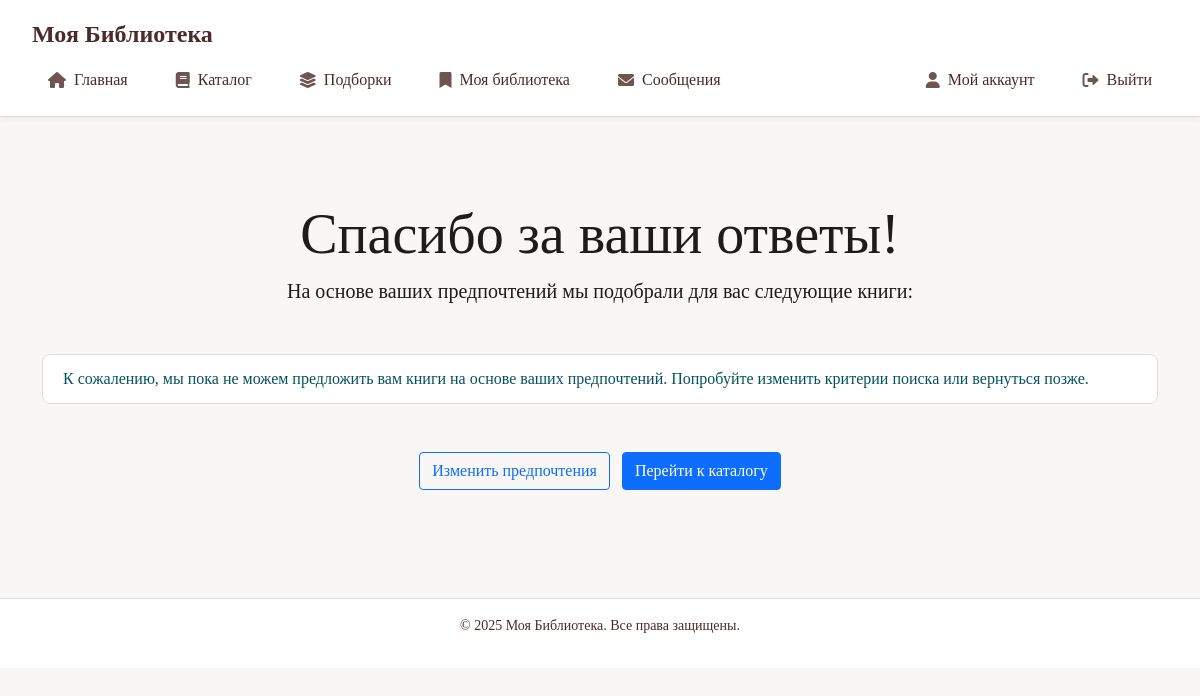
The page /recommendations/survey/complete/ (signed in) on the database as committed earlier.
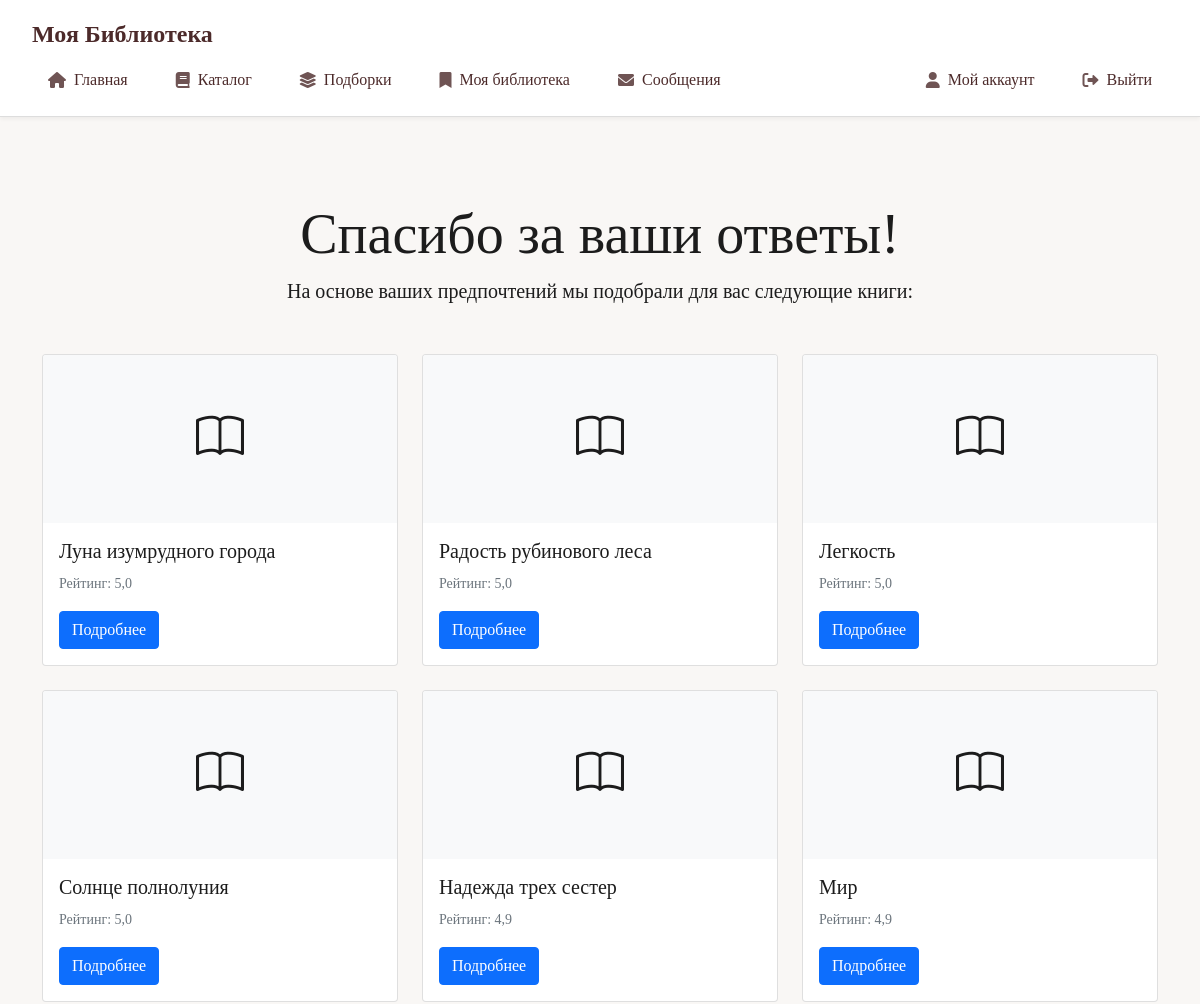
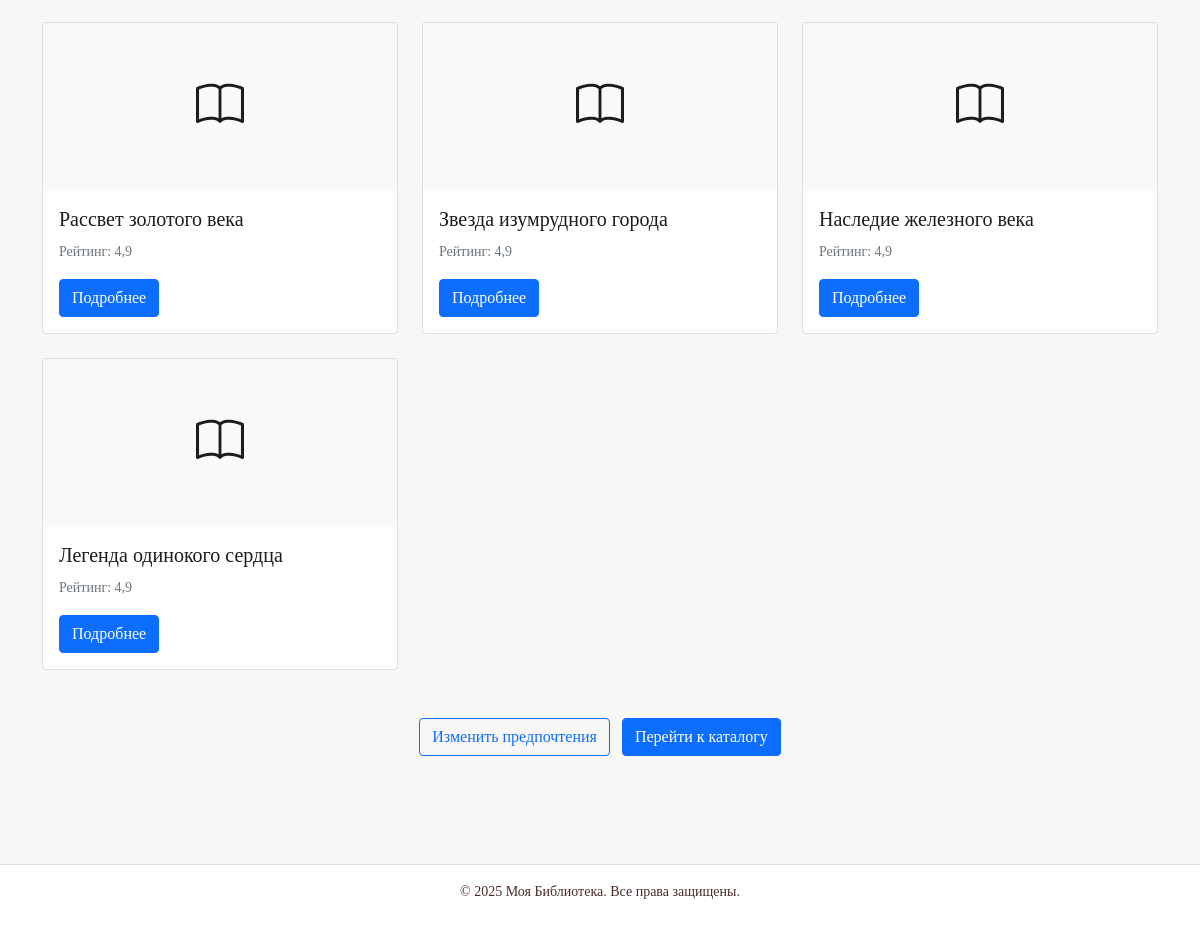
The same page on the database as committed later (2 pictures, top to bottom).
### books/models.py (models this page shows, shortened)
class Book(models.Model):
    GENRE_CHOICES = [
        ("fantasy", "Фэнтези"),
        ("sci_fi", "Фантастика"),
        ("thriller_horror", "Триллеры и хорроры"),
        ("detective", "Детективы"),
        ("romance", "Романтика"),
        ("classic", "Классика"),
        ("prose", "Проза"),
        ("history", "История"),
        ("biography", "Биографии и мемуары"),
        ("psychology", "Психология"),
        ("self_help", "Саморазвитие"),
        ("business", "Бизнес"),
        ("health", "Здоровье"),
        ("young_adult", "Young Adult"),
        ("non_fiction", "Нон-фикшн"),
        ("comics", "Комиксы и графические романы"),
        ("children", "Детям"),
        ("audio", "Аудиокнига"),
        ("drama", "Драма"),
        ("other", "Другое")
    ]
    title = models.CharField(
        max_length=255,
        verbose_name='Название',
        help_text='Обязательное поле. Введите название книги.'
    )
    authors = models.ManyToManyField(
        Author,
        related_name='books',
        verbose_name='Авторы',
        help_text='Обязательное поле. Выберите одного или нескольких авторов.'
    )
    pages = models.PositiveIntegerField(
        verbose_name='Количество страниц',
        help_text='Обязательное поле. Укажите общее количество страниц в книге.',
        default=1  # Значение по умолчанию
    )
    description = models.TextField(
        verbose_name='Описание',
        blank=True,
        help_text='Добавьте описание книги.'
    )
    cover = models.ImageField(
        upload_to='book_covers/',
        null=True,
        blank=True,
        verbose_name='Обложка'
    )
    published_date = models.DateField(
        null=True,
        blank=True,
        verbose_name='Дата публикации'
    )
    genre = models.CharField(
        max_length=50,
        choices=GENRE_CHOICES,
        default='other',
        verbose_name='Жанр'
    )
    world_rating = models.FloatField(
        null=True,
        blank=True,
        verbose_name='Мировой рейтинг'
    )
    site_rating = models.FloatField(
        default=0,
        verbose_name='Рейтинг на сайте'
    )
    isbn = models.CharField(
        max_length=13,
        blank=True,
        null=True,
        verbose_name='ISBN',
        help_text='Международный стандартный книжный номер'
    )
    online_sources = models.JSONField(
        default=dict,
        blank=True,
        verbose_name='Ссылки для чтения',
        help_text='Укажите ссылки на сайты, где можно прочитать книгу онлайн'
    )
    book_id = models.CharField(
        max_length=100,
        unique=True,
        blank=True,
        null=True,
        verbose_name="Внешний ID книги"
    )
    openlibrary_id = models.CharField(
        max_length=100,
        blank=True,
        verbose_name="ID в OpenLibrary"
    )
    is_approved = models.BooleanField(
        default=False,
        verbose_name='Одобрено модератором'
    )
    created_at = models.DateTimeField(
        auto_now_add=True,
        verbose_name='Дата добавления'
    )
    updated_at = models.DateTimeField(
        auto_now=True,
        verbose_name='Дата обновления'
    )
    submitted_by = models.ForeignKey(
        User,
        on_delete=models.SET_NULL,
        null=True,
        related_name='submitted_books',
        verbose_name='Добавил'
    )
    moderation_comment = models.TextField(
        blank=True,
        null=True,
        verbose_name='Комментарий для модератора'
    )
    rejection_reason = models.TextField(
        blank=True,
        null=True,
        verbose_name='Причина отклонения'
    )
    class Meta:
        verbose_name = 'Книга'
        verbose_name_plural = 'Книги'
        ordering = ['-created_at']

### recommendations/views.py (the view)
# urls.py: path('survey/complete/', views.survey_complete, name='survey_complete'),
@login_required
def survey_complete(request):
    recommendations = get_book_recommendations(request.user.id)
    return render(request, 'recommendations/survey_complete.html', {
        'recommendations': recommendations
    })

### main_admin/context_processors.py (called while the page is built, shortened)
def site_settings(request):
    if not request.path.startswith('/admin/'):
        return {}

### recommendations/utils.py (called while the page is built)
def seed_books(selected_genres: List[str], banned_genres: List[str], limit: int = 50) -> List[Book]:
    qs = (Book.objects
              .filter(is_approved=True, world_rating__gte=4.8)
              .exclude(genre__in=banned_genres))
    if selected_genres:
        qs = qs.filter(genre__in=selected_genres)
    return qs.order_by('-world_rating')[:limit]

def get_user_genre_preferences(user_id: int) -> Dict[str, int]:
    preferences = UserGenrePreference.objects.filter(user_id=user_id)
    return {pref.genre: pref.weight for pref in preferences}

def get_book_recommendations(user_id: int, limit: int = 10) -> List[Dict[str, Any]]:
    try:
        profile = UserSurveyProfile.objects.get(user_id=user_id)
    except UserSurveyProfile.DoesNotExist:
        return []
    genre_prefs = get_user_genre_preferences(user_id)
    preferred_genres = [genre for genre, weight in genre_prefs.items() if weight > 0]
    banned_genres = [genre for genre, weight in genre_prefs.items() if weight < 0]
    recommendations = seed_books(preferred_genres, banned_genres, limit * 2)
    return recommendations.values('id', 'title', 'world_rating')[:limit]

### users/models.py (called while the page is built)
    @property
    def has_unread_messages(self):
        return self.moderator_messages.filter(is_read=False).exists()

### recommendations/templates/recommendations/survey_complete.html (shortened to what this page needs)
{% extends 'base.html' %}
{% load static %}
{% block content %}
<div class="container py-5">
    <div class="text-center mb-5">
        <h1 class="display-4">Спасибо за ваши ответы!</h1>
        <p class="lead">На основе ваших предпочтений мы подобрали для вас следующие книги:</p>
    </div>
    {% if recommendations %}
    <div class="row row-cols-1 row-cols-md-3 g-4">
        {% for book in recommendations %}
        <div class="col">
            <div class="card h-100">
                {% if book.cover %}
                <img src="{{ book.cover.url }}" class="card-img-top" alt="{{ book.title }}">
                {% else %}
                <div class="card-img-top bg-light text-center py-5">
                    <i class="bi bi-book" style="font-size: 3rem;"></i>
                </div>
                {% endif %}
                <div class="card-body">
                    <h5 class="card-title">{{ book.title }}</h5>
                    <p class="card-text">
                        <small class="text-muted">Рейтинг: {{ book.world_rating|floatformat:1 }}</small>
                    </p>
                    <a href="{% url 'books:detail' book.id %}" class="btn btn-primary">Подробнее</a>
                </div>
            </div>
        </div>
        {% endfor %}
    </div>
    {% else %}
    <div class="alert alert-info" role="alert">
        К сожалению, мы пока не можем предложить вам книги на основе ваших предпочтений.
        Попробуйте изменить критерии поиска или вернуться позже.
    </div>
    {% endif %}
    <div class="text-center mt-5">
        <a href="{% url 'recommendations:survey' %}" class="btn btn-outline-primary me-2">Изменить предпочтения</a>
        <a href="{% url 'books:catalog' %}" class="btn btn-primary">Перейти к каталогу</a>
    </div>
</div>
{% endblock %}

### main_admin/templates/base.html (shortened to what this page needs)
<!DOCTYPE html>
{% load static %}
<html lang="ru">
<head>
  <link href="https://cdn.jsdelivr.net/npm/bootstrap@5.1.3/dist/css/bootstrap.min.css" rel="stylesheet">
  <link href="https://cdn.jsdelivr.net/npm/bootstrap-icons@1.8.1/font/bootstrap-icons.css" rel="stylesheet">
  <link href="https://cdnjs.cloudflare.com/ajax/libs/font-awesome/6.0.0/css/all.min.css" rel="stylesheet">
  <link rel="stylesheet" href="{% static 'css/style.css' %}">
</head>
<body class="{% block body_class %}{% endblock %}">
  <header>
    <div class="logo">Моя Библиотека</div>
    <nav>
      <ul class="main-nav">
        <li><a href="{% url 'home' %}" class="nav-link"><i class="fas fa-home"></i> Главная</a></li>
        <li><a href="{% url 'books:catalog' %}" class="nav-link"><i class="fas fa-book"></i> Каталог</a></li>
        <li><a href="{% url 'books:collections_list' %}" class="nav-link"><i class="fas fa-layer-group"></i> Подборки</a></li>
        {% if user.is_authenticated %}
        <li><a href="{% url 'books:user_library' %}" class="nav-link"><i class="fas fa-bookmark"></i> Моя библиотека</a></li>
        <li>
          <a href="{% url 'books:moderator_messages' %}" class="nav-link">
            <i class="fas fa-envelope"></i> Сообщения
          </a>
        </li>
        {% endif %}
      </ul>
      <ul class="user-nav">
        {% if user.is_authenticated %}
          <li><a href="{% url 'users:profile' %}" class="nav-link"><i class="fas fa-user"></i> Мой аккаунт</a></li>
          <li><a href="{% url 'users:logout' %}" class="nav-link"><i class="fas fa-sign-out-alt"></i> Выйти</a></li>
        {% else %}
          <li><a href="{% url 'users:login' %}" class="nav-link"><i class="fas fa-sign-in-alt"></i> Войти</a></li>
          <li><a href="{% url 'users:register' %}" class="nav-link"><i class="fas fa-user-plus"></i> Регистрация</a></li>
        {% endif %}
      </ul>
    </nav>
  </header>
  <main>
    {% block content %}{% endblock %}
  </main>
  <footer>
    <p>© {% now "Y" %} Моя Библиотека. Все права защищены.</p>
  </footer>
</body>
</html>

### main_admin/static/css/style.css (style rules this page uses)
:root { --bg-color: #f9f7f5; --accent-color: #4c2a2a; --text-color: #1c1c1c; --nav-text-color: #4c2a2a; --font-serif: "Georgia", serif; --border-color: #ddd; --border-radius: 8px; }
* { margin: 0; padding: 0; box-sizing: border-box; }
body { font-family: var(--font-serif); background-color: var(--bg-color); color: var(--text-color); }
header { background-color: #fff; border-bottom: 1px solid var(--border-color); padding: 1rem 2rem; position: sticky; top: 0; z-index: 999; box-shadow: 0 2px 4px rgba(0,0,0,0.05); }
.logo { font-size: 1.5rem; font-weight: bold; color: var(--accent-color); white-space: nowrap; }
nav { display: flex; justify-content: space-between; align-items: center; margin-top: 0.5rem; }
.main-nav, .user-nav { display: flex; list-style: none; margin: 0; padding: 0; gap: 1rem; }
.nav-link { text-decoration: none; color: var(--nav-text-color); font-weight: 500; padding: 0.5rem 1rem; border-radius: 4px; transition: all 0.3s ease; display: flex; align-items: center; gap: 0.5rem; }
.nav-link i { font-size: 1rem; opacity: 0.8; }
main { max-width: 1200px; margin: 0 auto; padding: 20px; }
footer { background-color: #fff; border-top: 1px solid var(--border-color); text-align: center; padding: 16px; margin-top: 40px; }
footer p { font-size: 14px; color: var(--accent-color); }

Rows that differ between the two databases and show on the page:
added Book: title "Луна изумрудного города", world_rating "5,0"
added Book: title "Радость рубинового леса", world_rating "5,0"
added Book: title "Легкость", world_rating "5,0"
added Book: title "Солнце полнолуния", world_rating "5,0"
added Book: title "Надежда трех сестер", world_rating "4,9"
added Book: title "Мир", world_rating "4,9"
added Book: title "Рассвет золотого века", world_rating "4,9"
added Book: title "Звезда изумрудного города", world_rating "4,9"
added Book: title "Наследие железного века", world_rating "4,9"
added Book: title "Легенда одинокого сердца", world_rating "4,9"
Other text that changed with them:
text no longer shown: "К сожалению, мы пока не можем предложить вам книги на основе ваших предпочтений. Попробуйте изменить критерии поиска или вернуться позже."
